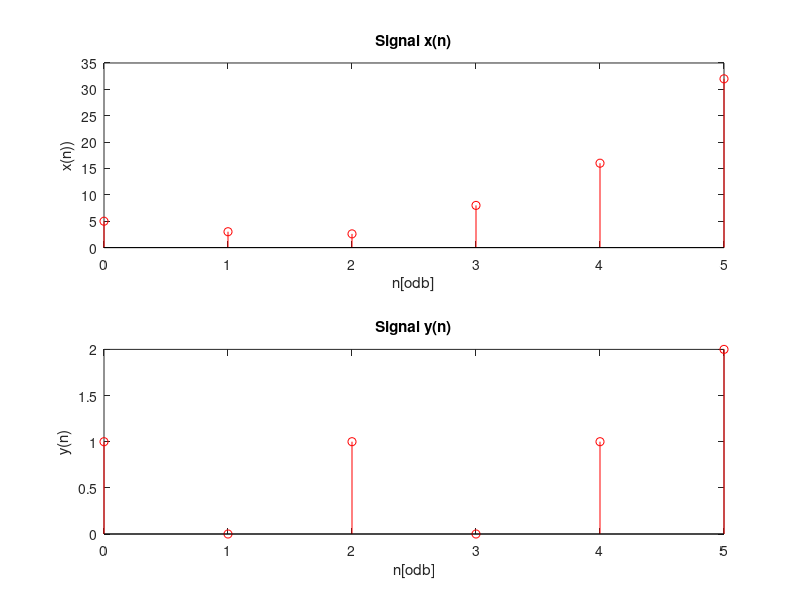
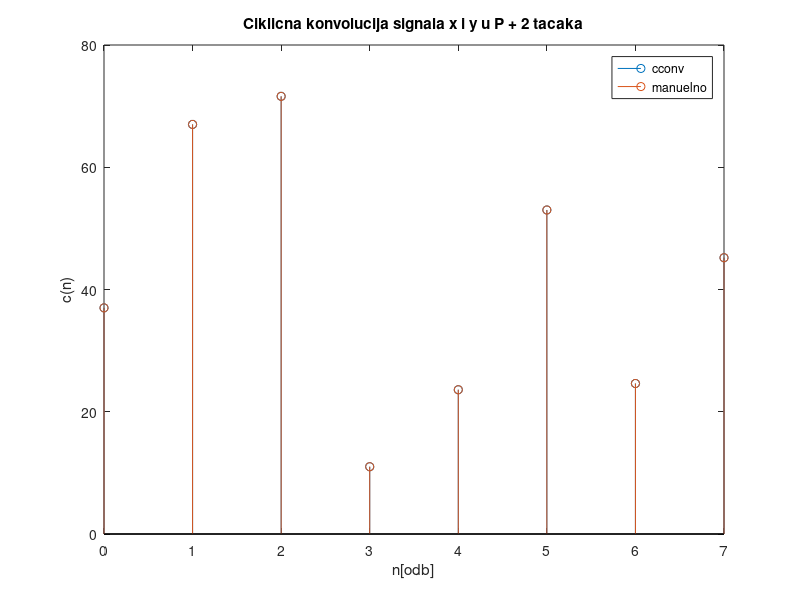
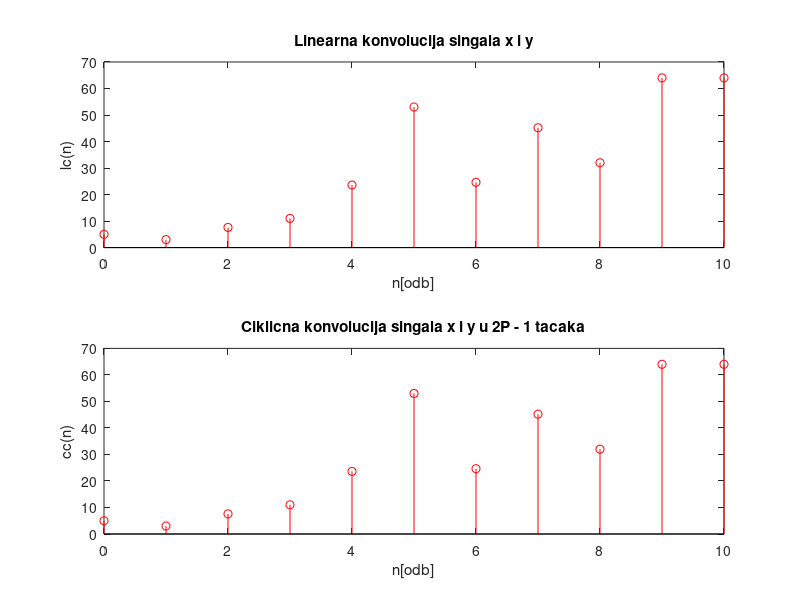

The MATLAB source for these figures, in order:
%Aleksandar Djordjevic 2019/0086

%% Zadatak 1 - ucitavanje signala

clear all;
close all;
clc

godina_upisa = 2019;
broj_indeksa = 86;

P = mod(broj_indeksa,4) + 4;

n = 0:1:(P - 1);

n1 = n(1:floor(P/2));
n2 = n(floor(P/2) + 1:P);

x1 = sin(n1) + 2*cos(2*n1) + P/2;
x2 = 2.^n2;

x = [x1 x2];

y1 = (-1).^n1 + mod(n1,2);
y2 = n2 - P/2;

y = [y1 y2];

%% Zadatak 1 pod a)

figure(1)

subplot(2,1,1)
stem(n,x,'r');
xlabel('n[odb]');
ylabel('x(n))');
title('Signal x(n)');

subplot(2,1,2)
stem(n,y, 'r');
xlabel('n[odb]');
ylabel('y(n)');
title('Signal y(n)');

N = P + 2;

c = zeros(1,N);

add_zeros = zeros(1, N - length(x)); % niz nula koji treba dodati na signale

x_p2 = [x add_zeros];
y_p2 = [y add_zeros];

% racunanje ciklicne konvolucije
for k = 0:N-1
    c(k+1) = x_p2*y_p2(mod(k:-1:k-(N - 1),N)+1)';
end

n_p2 = 0:1:N-1;

c2 = cconv(x,y,N); % provera

figure(2)
stem(n_p2,c2);
hold on;
stem(n_p2,c);
hold off;
xlabel('n[odb]');
ylabel('c(n)');
title('Ciklicna konvolucija signala x i y u P + 2 tacaka');
legend('cconv','manuelno');

%% Zadatak 1 pod b)

N = length(x) + length(y) - 1;

n_l = 0:1:N-1;

cc = zeros(1,N);

add_zeros = zeros(1, N - length(x));

x_2pm1 = [x add_zeros];
y_2pm1 = [y add_zeros];

% racunanje ciklicne konvolucije u 2P - 1 tacaka
for k = 0:N-1
    cc(k+1) = x_2pm1*y_2pm1(mod(k:-1:k-(N - 1),N)+1)';
end

lc = zeros(1,N);

% racunanje linearne konvolucije
for i = 1:N
    for j = 1:i
        lc(i) = lc(i) + x_2pm1(j)*y_2pm1(i - j + 1);
    end
end

figure(3)

subplot(2,1,1);
stem(n_l,lc,'r')
title('Linearna konvolucija singala x i y');
xlabel('n[odb]');
ylabel('lc(n)');

subplot(2,1,2)
stem(n_l,cc,'r')
title('Ciklicna konvolucija singala x i y u 2P - 1 tacaka');
xlabel('n[odb]');
ylabel('cc(n)');

disp(lc == conv(x,y)); % provera jednakosti ugradjene funckije za lin konv i moje
disp(lc == cc); % provera jednakosti ciklicne i lin konv